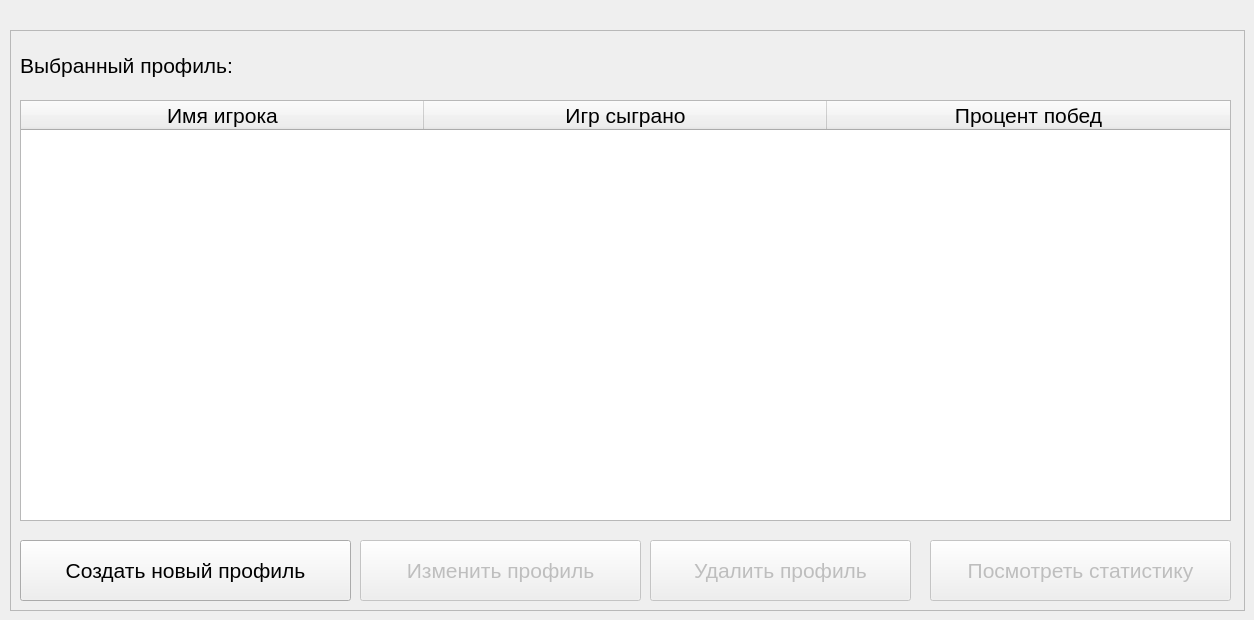
        <widget class="QWidget" name="profiles_SelectPlayer">
         <widget class="QFrame" name="frame_3">
          <property name="geometry">
           <rect>
            <x>10</x>
            <y>30</y>
            <width>1235</width>
            <height>581</height>
           </rect>
          </property>
          <property name="frameShape">
           <enum>QFrame::StyledPanel</enum>
          </property>
          <property name="frameShadow">
           <enum>QFrame::Raised</enum>
          </property>
          <widget class="QPushButton" name="deleteProfile_button">
           <property name="enabled">
            <bool>false</bool>
           </property>
           <property name="geometry">
            <rect>
             <x>640</x>
             <y>510</y>
             <width>261</width>
             <height>61</height>
            </rect>
           </property>
           <property name="font">
            <font>
             <pointsize>16</pointsize>
            </font>
           </property>
           <property name="text">
            <string>Удалить профиль</string>
           </property>
          </widget>
          <widget class="QPushButton" name="editProfile_button">
           <property name="enabled">
            <bool>false</bool>
           </property>
           <property name="geometry">
            <rect>
             <x>350</x>
             <y>510</y>
             <width>281</width>
             <height>61</height>
            </rect>
           </property>
           <property name="font">
            <font>
             <pointsize>16</pointsize>
            </font>
           </property>
           <property name="text">
            <string>Изменить профиль</string>
           </property>
          </widget>
          <widget class="QPushButton" name="createProfile_button">
           <property name="geometry">
            <rect>
             <x>10</x>
             <y>510</y>
             <width>331</width>
             <height>61</height>
            </rect>
           </property>
           <property name="font">
            <font>
             <pointsize>16</pointsize>
            </font>
           </property>
           <property name="text">
            <string>Создать новый профиль</string>
           </property>
          </widget>
          <widget class="QLabel" name="choosedProfile_label">
           <property name="geometry">
            <rect>
             <x>10</x>
             <y>10</y>
             <width>701</width>
             <height>51</height>
            </rect>
           </property>
           <property name="font">
            <font>
             <pointsize>16</pointsize>
            </font>
           </property>
           <property name="text">
            <string>Выбранный профиль:</string>
           </property>
          </widget>
          <widget class="QPushButton" name="stats_button">
           <property name="enabled">
            <bool>false</bool>
           </property>
           <property name="geometry">
            <rect>
             <x>920</x>
             <y>510</y>
             <width>301</width>
             <height>61</height>
            </rect>
           </property>
           <property name="font">
            <font>
             <pointsize>16</pointsize>
            </font>
           </property>
           <property name="text">
            <string>Посмотреть статистику</string>
           </property>
          </widget>
          <widget class="QTableWidget" name="profilesTable">
           <property name="geometry">
            <rect>
             <x>10</x>
             <y>70</y>
             <width>1211</width>
             <height>421</height>
            </rect>
           </property>
           <property name="font">
            <font>
             <pointsize>16</pointsize>
            </font>
           </property>
           <property name="editTriggers">
            <set>QAbstractItemView::NoEditTriggers</set>
           </property>
           <attribute name="horizontalHeaderDefaultSectionSize">
            <number>403</number>
           </attribute>
           <column>
            <property name="text">
             <string>Имя игрока</string>
            </property>
           </column>
           <column>
            <property name="text">
             <string>Игр сыграно</string>
            </property>
           </column>
           <column>
            <property name="text">
             <string>Процент побед</string>
            </property>
           </column>
          </widget>
         </widget>
        </widget>
